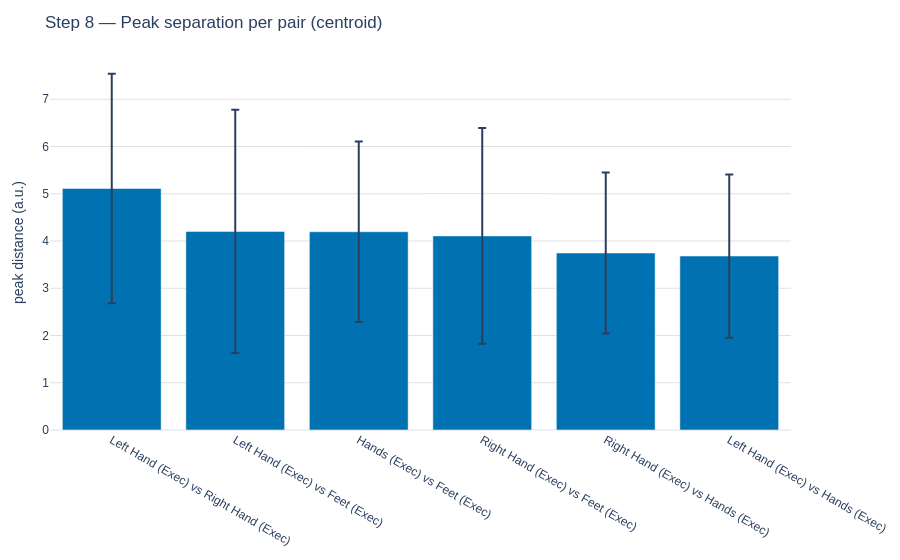

Here is the notebook cell this chart was saved with:
### Code cell
# --- Plot Peak Separation Bar Chart ---
_peak_mask = (df_sep['method'] == 'centroid') & (df_sep['metric'] == 'peak_separation')
peak_by_pair = df_sep.loc[_peak_mask].groupby('pair_name')['value'].agg(['mean', 'std'])

fig_peak = plot_bar(
    scores=peak_by_pair['mean'],
    errors=peak_by_pair['std'],
    title='Step 8 — Peak separation per pair (centroid)',
    yaxis_title='peak distance (a.u.)',
)
fig_peak.show()

### Figure 1 — Plotly figure (JSON) as saved in the notebook; plotly's stock layout.template omitted (floating-point values rounded to 4 significant figures)
{"data": [{"error_y": {"array": [2.428, 2.572, 1.91, 2.285, 1.704, 1.727], "type": "data", "visible": true}, "marker": {"color": "#0072B2"}, "type": "bar", "x": ["Left Hand (Exec) vs Right Hand (Exec)", "Left Hand (Exec) vs Feet (Exec)", "Hands (Exec) vs Feet (Exec)", "Right Hand (Exec) vs Feet (Exec)", "Right Hand (Exec) vs Hands (Exec)", "Left Hand (Exec) vs Hands (Exec)"], "y": [5.112, 4.204, 4.196, 4.109, 3.747, 3.682]}], "layout": {"margin": {"b": 50, "l": 50, "r": 40, "t": 55}, "title": {"text": "Step 8 — Peak separation per pair (centroid)"}, "yaxis": {"title": {"text": "peak distance (a.u.)"}}}}
